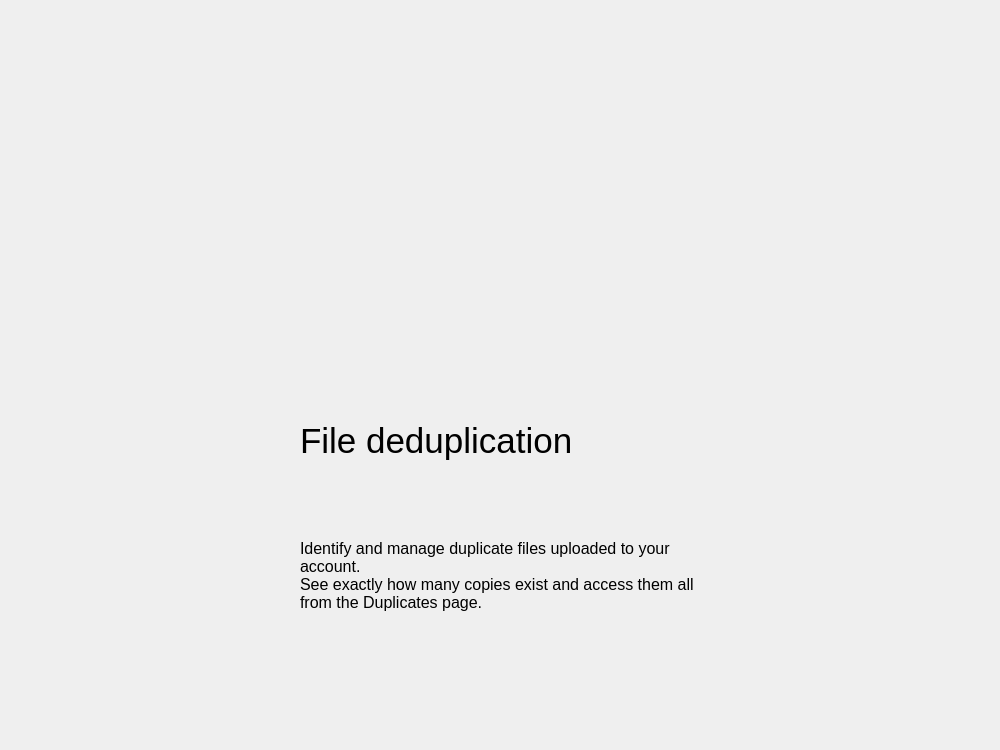
<?xml version="1.0" encoding="UTF-8"?>
<ui version="4.0" connectslotsbyname="false">
 <class>OnboardingPage3</class>
 <widget class="QWidget" name="OnboardingPage3">
  <property name="geometry">
   <rect>
    <x>0</x>
    <y>0</y>
    <width>1000</width>
    <height>750</height>
   </rect>
  </property>
  <property name="sizePolicy">
   <sizepolicy hsizetype="Preferred" vsizetype="Preferred">
    <horstretch>0</horstretch>
    <verstretch>0</verstretch>
   </sizepolicy>
  </property>
  <property name="minimumSize">
   <size>
    <width>1000</width>
    <height>693</height>
   </size>
  </property>
  <property name="maximumSize">
   <size>
    <width>1192</width>
    <height>16777215</height>
   </size>
  </property>
  <property name="windowTitle">
   <string>Form</string>
  </property>
  <layout class="QVBoxLayout" name="verticalLayout">
   <property name="leftMargin">
    <number>0</number>
   </property>
   <property name="topMargin">
    <number>0</number>
   </property>
   <property name="rightMargin">
    <number>0</number>
   </property>
   <property name="bottomMargin">
    <number>0</number>
   </property>
   <item>
    <widget class="QFrame" name="frame">
     <property name="frameShape">
      <enum>QFrame::Shape::NoFrame</enum>
     </property>
     <property name="frameShadow">
      <enum>QFrame::Shadow::Raised</enum>
     </property>
     <layout class="QVBoxLayout" name="verticalLayout_2">
      <property name="spacing">
       <number>0</number>
      </property>
      <property name="leftMargin">
       <number>0</number>
      </property>
      <property name="topMargin">
       <number>95</number>
      </property>
      <property name="rightMargin">
       <number>0</number>
      </property>
      <property name="bottomMargin">
       <number>105</number>
      </property>
      <item alignment="Qt::AlignmentFlag::AlignHCenter">
       <widget class="QLabel" name="label">
        <property name="sizePolicy">
         <sizepolicy hsizetype="Fixed" vsizetype="Fixed">
          <horstretch>0</horstretch>
          <verstretch>0</verstretch>
         </sizepolicy>
        </property>
        <property name="minimumSize">
         <size>
          <width>400</width>
          <height>282</height>
         </size>
        </property>
        <property name="maximumSize">
         <size>
          <width>400</width>
          <height>282</height>
         </size>
        </property>
        <property name="text">
         <string/>
        </property>
        <property name="pixmap">
         <pixmap resource="onboarding_res.qrc">:/res/onboarding_3@x2.png</pixmap>
        </property>
        <property name="scaledContents">
         <bool>true</bool>
        </property>
        <property name="textInteractionFlags">
         <set>Qt::TextInteractionFlag::NoTextInteraction</set>
        </property>
       </widget>
      </item>
      <item>
       <spacer name="verticalSpacer">
        <property name="orientation">
         <enum>Qt::Orientation::Vertical</enum>
        </property>
        <property name="sizeType">
         <enum>QSizePolicy::Policy::Fixed</enum>
        </property>
        <property name="sizeHint" stdset="0">
         <size>
          <width>1</width>
          <height>24</height>
         </size>
        </property>
       </spacer>
      </item>
      <item alignment="Qt::AlignmentFlag::AlignHCenter">
       <widget class="QLabel" name="label_2">
        <property name="sizePolicy">
         <sizepolicy hsizetype="Fixed" vsizetype="Preferred">
          <horstretch>0</horstretch>
          <verstretch>0</verstretch>
         </sizepolicy>
        </property>
        <property name="minimumSize">
         <size>
          <width>400</width>
          <height>80</height>
         </size>
        </property>
        <property name="maximumSize">
         <size>
          <width>400</width>
          <height>80</height>
         </size>
        </property>
        <property name="font">
         <font>
          <pointsize>26</pointsize>
         </font>
        </property>
        <property name="text">
         <string>File deduplication</string>
        </property>
        <property name="wordWrap">
         <bool>true</bool>
        </property>
        <property name="textInteractionFlags">
         <set>Qt::TextInteractionFlag::NoTextInteraction</set>
        </property>
       </widget>
      </item>
      <item>
       <spacer name="verticalSpacer_2">
        <property name="orientation">
         <enum>Qt::Orientation::Vertical</enum>
        </property>
        <property name="sizeType">
         <enum>QSizePolicy::Policy::Fixed</enum>
        </property>
        <property name="sizeHint" stdset="0">
         <size>
          <width>1</width>
          <height>24</height>
         </size>
        </property>
       </spacer>
      </item>
      <item alignment="Qt::AlignmentFlag::AlignHCenter">
       <widget class="QLabel" name="label_3">
        <property name="sizePolicy">
         <sizepolicy hsizetype="Fixed" vsizetype="Preferred">
          <horstretch>0</horstretch>
          <verstretch>0</verstretch>
         </sizepolicy>
        </property>
        <property name="minimumSize">
         <size>
          <width>400</width>
          <height>108</height>
         </size>
        </property>
        <property name="maximumSize">
         <size>
          <width>400</width>
          <height>16777215</height>
         </size>
        </property>
        <property name="font">
         <font>
          <pointsize>12</pointsize>
         </font>
        </property>
        <property name="text">
         <string>Identify and manage duplicate files uploaded to your account.
See exactly how many copies exist and access them all from the Duplicates page.</string>
        </property>
        <property name="wordWrap">
         <bool>true</bool>
        </property>
        <property name="textInteractionFlags">
         <set>Qt::TextInteractionFlag::NoTextInteraction</set>
        </property>
       </widget>
      </item>
     </layout>
    </widget>
   </item>
  </layout>
 </widget>
 <resources>
  <include location="onboarding_res.qrc"/>
 </resources>
 <connections/>
 <designerdata>
  <property name="gridDeltaX">
   <number>10</number>
  </property>
  <property name="gridDeltaY">
   <number>10</number>
  </property>
  <property name="gridSnapX">
   <bool>true</bool>
  </property>
  <property name="gridSnapY">
   <bool>true</bool>
  </property>
  <property name="gridVisible">
   <bool>true</bool>
  </property>
 </designerdata>
</ui>
